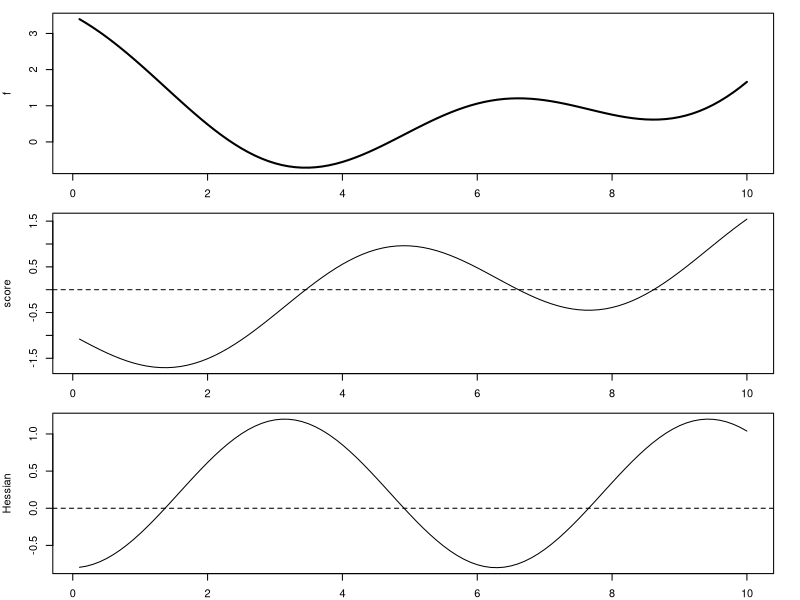

This chart was generated by the following R code: (Note: this script raises an error after producing the figure.)
## ---- chunk 1
f <- function(x) 0.1 * (x - 5)^2 + cos(x) # criterion
s <- function(x) 0.2 * (x - 5) - sin(x) # gradient
h <- function(x) 0.2 - cos(x) # Hessian

# plot
par(mfrow = c(3, 1))
par(mar = c(2, 4, 1, 2))

x_base <- seq(0.1, 10, by = 0.1)
plot(y = f(x_base), x = x_base, type = "l", lwd = 2, ylab = "f")
plot(y = s(x_base), x = x_base, type = "l", ylab = "score")
abline(h = 0, lty = 2)
plot(y = h(x_base), x = x_base, type = "l", ylab = "Hessian")
abline(h = 0, lty = 2)
## ---- chunk 2
# Newton's method
Newton <- function(x) {
  x - s(x) / h(x)
} # update formula

x_init <- 6 # can experiment with various initial values

gap <- 1
epsilon <- 0.0001 # tolerance
while (gap > epsilon) {
  x_new <- Newton(x_init) %>% print()
  gap <- abs(x_init - x_new)
  x_init <- x_new
}
## ---- chunk 3
# Poisson likelihood
poisson.loglik <- function(b) {
  b <- as.matrix(b)
  lambda <- exp(X %*% b)
  ell <- -sum(-lambda + y * log(lambda))
  return(ell)
}
## ---- chunk 4
# implement both BFGS and Nelder-Mead for comparison.

library(AER)

## prepare the data
data("RecreationDemand")
y <- RecreationDemand$trips
X <- with(RecreationDemand, cbind(1, income))

## estimation
b.init <- c(0, 1) # initial value
b.hat <- optimx::optimx(b.init, poisson.loglik,
  method = c("BFGS", "Nelder-Mead"),
  control = list(
    reltol = 1e-7,
    abstol = 1e-7
  )
)
print(b.hat)
## ---- chunk 5
x.grid <- seq(0, 1.8, 0.02)
x.length <- length(x.grid)
y.grid <- seq(-.5, .2, 0.01)
y.length <- length(y.grid)

z.contour <- matrix(0, nrow = x.length, ncol = y.length)

for (i in 1:x.length) {
  for (j in 1:y.length) {
    z.contour[i, j] <- poisson.loglik(c(x.grid[i], y.grid[j]))
  }
}

contour(x.grid, y.grid, z.contour, 20)
## ---- chunk 6

## optimization with NLoptr

opts <- list(
  "algorithm" = "NLOPT_LN_NELDERMEAD",
  "xtol_rel" = 1.0e-7,
  maxeval = 500
)

res_NM <- nloptr::nloptr(
  x0 = b.init,
  eval_f = poisson.loglik,
  opts = opts
)
print(res_NM)

# "SLSQP" is indeed the BFGS algorithm in NLopt,
# though "BFGS" doesn't appear in the name
opts <- list("algorithm" = "NLOPT_LD_SLSQP", "xtol_rel" = 1.0e-7)
## ---- chunk 7
poisson.loglik.grad <- function(b) {
  b <- as.matrix(b)
  lambda <- exp(X %*% b)
  ell <- -colSums(-as.vector(lambda) * X + y * X)
  return(ell)
}
## ---- chunk 8
# check the numerical gradient and the analytical gradient
b <- c(0, .5)
numDeriv::grad(poisson.loglik, b)
poisson.loglik.grad(b)
## ---- chunk 9
res_BFGS <- nloptr::nloptr(
  x0 = b.init,
  eval_f = poisson.loglik,
  eval_grad_f = poisson.loglik.grad,
  opts = opts
)
print(res_BFGS)
## ---- chunk 10
f1 <- function(x) x^2
f2 <- function(x) abs(x)
f3 <- function(x) (-x - 1) * (x <= -1) + (0.4 * x - .2) * (x >= .5)

par(mfrow = c(1, 3))
par(mar = c(4, 2, 1, 2))

x_base <- seq(-3, 3, by = 0.1)
plot(y = f1(x_base), x = x_base, type = "l", lwd = 2, xlab = "differentiable")
plot(y = f2(x_base), x = x_base, type = "l", lwd = 2, xlab = "non-differentiable")
plot(y = f3(x_base), x = x_base, type = "l", lwd = 2, xlab = "multiple minimizers")
## ---- chunk 11
innerloop <- function(b, y, X, Z, tau) {
  n <- nrow(Z)
  m <- ncol(Z)

  # Generate moment condition
  H <- MomentMatrix(y, X, Z, b)

  # Initialize the mosek problem
  Prob <- list(sense = "max")

  # Prob$dparam$intpnt_nl_tol_rel_gap <- 1e-5;
  Prob$dparam <- list(INTPNT_CO_TOL_REL_GAP = 1e-5)

  # Linear coefficients of the objective
  Prob$c <- c(rep(0, n), rep(1, n), rep(0, n))

  # Linear constraints
  H_tilde <- Matrix(rbind(rep(1, n), H), sparse = TRUE)
  A <-
    rbind(
      cbind(H_tilde, Matrix(0, m + 1, 2 * n, sparse = TRUE)),
      cbind(Matrix(0, n, 2 * n, sparse = TRUE), Diagonal(n))
    )
  Prob$A <- A
  Prob$bc <-
    rbind(c(1, rep(-tau, m), rep(1, n)), c(1, rep(tau, m), rep(1, n)))
  Prob$bx <- rbind(
    c(rep(0, n), rep(-Inf, n), rep(1, n)),
    c(rep(1, n), rep(0, n), rep(1, n))
  )

  # Exponential Cones
  NUMCONES <- n
  Prob$cones <- matrix(list(), nrow = 2, ncol = NUMCONES)
  rownames(Prob$cones) <- c("type", "sub")
  for (i in 1:n) {
    Prob$cones[, i] <- list("PEXP", c(i, 2 * n + i, n + i))
  }

  # Invoke Mosek
  mosek.out <- mosek(Prob, opts = list(verbose = 0, soldetail = 1))

  if (mosek.out$sol$itr$solsta == "OPTIMAL") {
    # Since the default of NLOPTR is to do minimization, need to set it as negative
    return(-mosek.out$sol$itr$pobjval)
  } else {
    warning("WARNING: Inner loop not optimized")
    return(Inf)
  }
}
## ---- chunk 12
innerloop.cvxr <- function(b, y = NULL, X = NULL, Z = NULL, tau = NULL) {
  n <- nrow(Z)
  m <- ncol(Z)

  H <- MomentMatrix(y, X, Z, b)

  p <- Variable(n)
  constr <- list(
    sum(p) == 1,
    p >= 0,
    p <= 1,
    H %*% p >= -tau,
    H %*% p <= tau
  )

  obj <- sum(log(p))
  obj <- Maximize(obj)

  Prob <- Problem(obj, constr)
  cvxr.out <- solve(Prob)

  if (cvxr.out$status == "optimal") {
    return(-cvxr.out$value)
  } else {
    warning("WARNING: Inner loop not optimized")
    return(Inf)
  }
}
